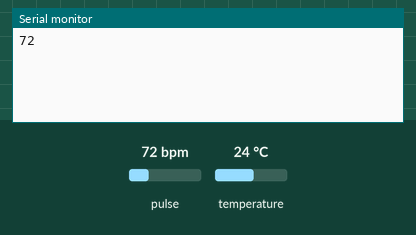
Recording of a sketch running on a simulated ESP8266 (NodeMCU). Parts: the last lines printed to the serial monitor. Inputs (shaded band) come from the test bench; at power-on: pulse 72 bpm, temperature 24 °C. WiFi joins after 1.5 s; servers stay silent unless stated.

Above: at 3.0 s.
3.1 s: pulse set to 42 bpm
At 4.5 s:
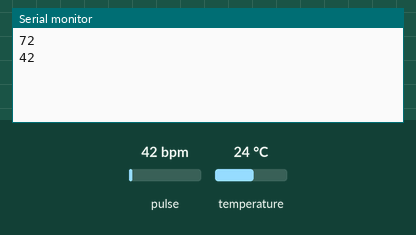
4.6 s: pulse set to 70 bpm
At 6.5 s:
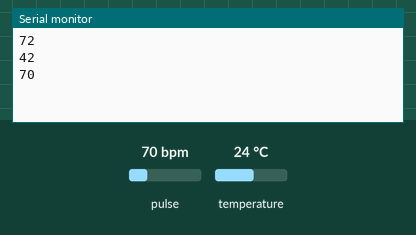
Timing chart, 0 to 8.0 s (numbered marks = the images above; inputs shaded):
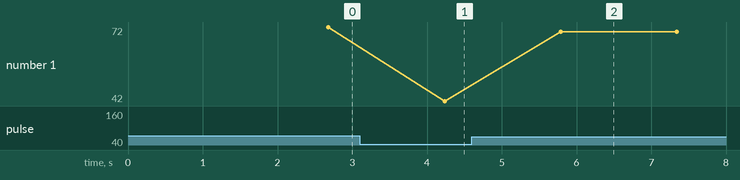

Measured:
- after the input at 3.1 s, the serial monitor: prints a new line after 1.1 s (image 1)
- after the input at 4.6 s, the serial monitor: prints a new line after 1.2 s (image 2)
- plotted number 1: 72 → 42 after the input at 3.1 s, 42 → 70 after the input at 4.6 s

The sketch:

BLYNK.ino
```cpp
//Include the library files

#define BLYNK_PRINT Serial
#include <ESP8266WiFi.h>
#include <BlynkSimpleEsp8266.h>
#define USE_ARDUINO_INTERRUPTS true    // Set-up low-level interrupts for most acurate BPM math.
#include <OneWire.h>
#include <DallasTemperature.h>
#include <PulseSensorPlayground.h>     // Includes the PulseSensorPlayground Library.
#define BLYNK_TEMPLATE_ID "TMPL3j7QKmnoN"
#define BLYNK_TEMPLATE_NAME "INDUCTION 23"
#define BLYNK_AUTH_TOKEN "OhAsKM4vjrgdBJab0YWf8_11_TInPQlZ"

char ssid[] = "The Robotics Club";//Enter your WIFI name
char pass[] = "trcsnist@2022";//Enter your WIFI password

BlynkTimer timer;

// Define component pins
const int oneWireBus = 4;
OneWire oneWire(oneWireBus);
DallasTemperature sensors(&oneWire);
const int PulseWire = 16;
int Threshold = 550;

PulseSensorPlayground pulseSensor;  // Creates an instance of the PulseSensorPlayground object called "pulseSensor"

void setup() {
  Blynk.begin( BLYNK_AUTH_TOKEN, ssid, pass, "blynk.cloud", 80);
  Serial.begin(115200);
//Call the functions
  timer.setInterval(100L, tempsensor);
  timer.setInterval(100L, pulsesensor);
}

//Get the Temparature sensor values
void tempsensor() {
sensors.requestTemperatures();
  float temperatureC = sensors.getTempCByIndex(0);
  float temperatureF = sensors.getTempFByIndex(0);
  Blynk.virtualWrite(V0,temperatureC);
}


void pulsesensor() {
   if (pulseSensor.sawStartOfBeat()) {
int myBPM = pulseSensor.getBeatsPerMinute();
 Serial.println(myBPM);
 Blynk.virtualWrite(V1, myBPM);
 }
}

// //Get the PIR sensor values
// void pirsensor() {
//   bool value = digitalRead(PIR);
//   if (pirbutton == 1) {
//     if (value == 0) {
//       digitalWrite(Buzzer, LOW);
//     } else if (value == 1) {
//       Blynk.notify("Warning! Please check your security system");
//       digitalWrite(Buzzer, HIGH);
//     }
//   }
// }

// //Get the ultrasonic sensor values
// void ultrasonic() {
//   digitalWrite(trig, LOW);
//   delayMicroseconds(4);
//   digitalWrite(trig, HIGH);
//   delayMicroseconds(10);
//   digitalWrite(trig, LOW);
//   long t = pulseIn(echo, HIGH);
//   long cm = t / 29 / 2;
//   Blynk.virtualWrite(V4, cm);


// }

// // //Get buttons values
// // BLYNK_WRITE(V5) {
// //  bool RelayOne = param.asInt();
// //   if (RelayOne == 1) {
// //     digitalWrite(relay1, LOW);
// //   } else {
// //     digitalWrite(relay1, HIGH);
// //   }
// // }

// // //Get buttons values
// // BLYNK_WRITE(V6) {
// //  bool RelayTwo = param.asInt();
// //   if (RelayTwo == 1) {
// //     digitalWrite(relay2, LOW);
// //   } else {
// //     digitalWrite(relay2, HIGH);
// //   }
// // }

void loop() {
  Blynk.run();//Run the Blynk library
  timer.run();//Run the Blynk timer
}
```
